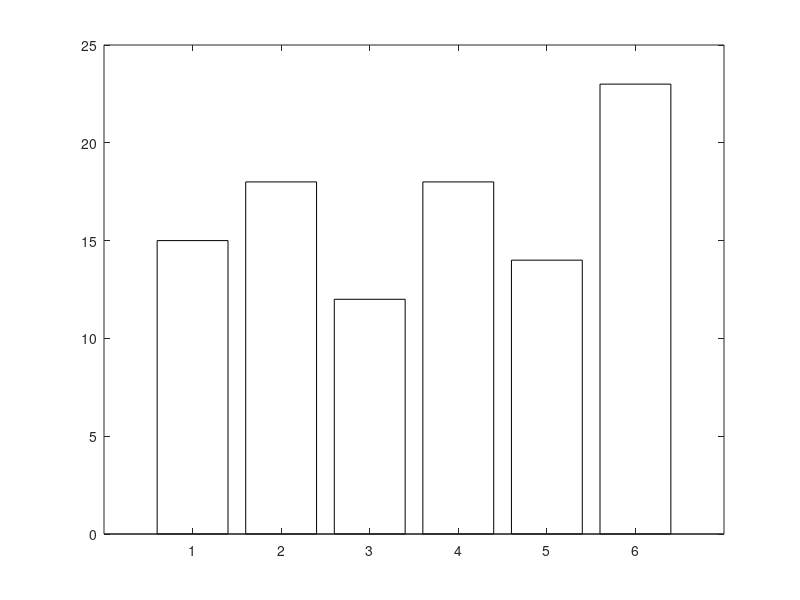

The MATLAB script that drew this image:
%
% Simulation of Tossing a Fair Die
%
n=100; % Num of tosses
X=ceil(6*rand(1,n));
minX=min(X);
maxX=max(X);
e=[minX:maxX+1]-0.5;
H=histc(X,e);
nbins=length(e)-1;
bin_centers=[minX:maxX];
bar(bin_centers,H(1:nbins),'w')
